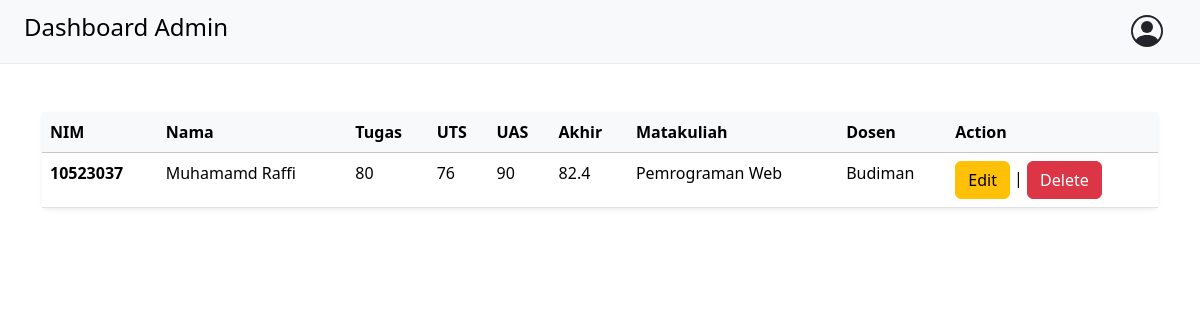
Page /admin/index.php (signed in) on the committed database.
### tables this page shows
CREATE TABLE `mahasiswa` (
  `nim` varchar(255) NOT NULL,
  `nama` varchar(255) NOT NULL,
  `jk` varchar(255) NOT NULL,
  `jurusan` varchar(255) NOT NULL,
  `password` varchar(255) NOT NULL,
  `role_id` int(11) DEFAULT 3
);

CREATE TABLE `nilai` (
  `tugas` int(255) DEFAULT NULL,
  `uts` int(255) DEFAULT NULL,
  `uas` int(255) DEFAULT NULL,
  `nim` varchar(255) DEFAULT NULL,
  `nip` varchar(255) DEFAULT NULL
);

CREATE TABLE `matakuliah` (
  `kode_matkul` varchar(255) NOT NULL,
  `nama_matkul` varchar(255) NOT NULL
);

CREATE TABLE `dosen` (
  `nip` varchar(255) NOT NULL,
  `nama` varchar(255) NOT NULL,
  `kode_matkul` varchar(255) NOT NULL,
  `password` varchar(255) NOT NULL,
  `role_id` int(11) DEFAULT 2
);

### admin/index.php (the view, shortened to what this page needs)
<?php
include "../koneksi.php";
$queryMhs = "SELECT
    m.nim,
    m.nama,
    n.tugas,
    n.uts,
    n.uas,
    (0.2 * n.tugas) + (0.4 * n.uts) + (0.4 * n.uas) AS nilai_akhir,
    mk.nama_matkul AS nama_matakuliah,
    d.nama AS nama_dosen,
    d.nip
FROM
    mahasiswa m
LEFT JOIN
    nilai n ON m.nim = n.nim
LEFT JOIN
    dosen d ON d.nip = n.nip
LEFT JOIN
    matakuliah mk ON d.kode_matkul = mk.kode_matkul";
$resultMhs = mysqli_query($conn, $queryMhs);
$countMhs = mysqli_num_rows($resultMhs);
?>
<!DOCTYPE html>
<html lang="en">
<head>
    <link href="https://cdn.jsdelivr.net/npm/bootstrap@5.3.3/dist/css/bootstrap.min.css" rel="stylesheet">
</head>
<body class="bg-body">
    <nav class="navbar border-bottom border-light-subtle bg-light">
        <div class="container-fluid px-4">
            <a class="navbar-brand" href="index.php">
                <h4>
                    Dashboard Admin
                </h4>
            </a>
            <button class="btn  d-flex items-center justify-content-center" type="button" data-bs-toggle="offcanvas" data-bs-target="#offcanvasRight" aria-controls="offcanvasRight"></button>
        </div>
    </nav>
    <div class="container  d-flex justify-content-center align-items-center pt-5 ">
        <?php
        if ($countMhs > 0) {
        ?>
            <table class="table  shadow-sm p-3 mb-5 rounded">
                <thead class="table-light">
                    <tr>
                        <th scope="col">NIM</th>
                        <th scope="col">Nama</th>
                        <th scope="col">Tugas</th>
                        <th scope="col">UTS</th>
                        <th scope="col">UAS</th>
                        <th scope="col">Akhir</th>
                        <th scope="col">Matakuliah</th>
                        <th scope="col">Dosen</th>
                        <th scope="col">Action</th>
                    </tr>
                </thead>
                <tbody>
                    <?php
                    while ($dataMhs = mysqli_fetch_array($resultMhs, MYSQLI_NUM)) {
                    ?>
                        <tr>
                            <th scope="row"><?php echo "$dataMhs[0]" ?></th>
                            <td><?php echo "$dataMhs[1]" ?></td>
                            <td><?php echo "$dataMhs[2]" ?></td>
                            <td><?php echo "$dataMhs[3]" ?></td>
                            <td><?php echo "$dataMhs[4]" ?></td>
                            <td><?php echo "$dataMhs[5]" ?></td>
                            <td><?php echo "$dataMhs[6]" ?></td>
                            <td><?php echo "$dataMhs[7]" ?></td>
                            <td>
                                <a href="edit.php?nim=<?php echo "$dataMhs[0]" ?>&nip=<?php echo "$dataMhs[8]" ?>" type="button" class="btn btn-warning <?php if ($dataMhs[3] == '') {
                                                                                                                                                            echo 'disabled';
                                                                                                                                                        } ?>">Edit</a>
                                |
                                <a href="delete.php?nim=<?php echo "$dataMhs[0]" ?>" type="button" class="btn btn-danger">Delete</a>
                            </td>
                        </tr>
                    <?php
                    }
                    ?>
                </tbody>
            </table>
        <?php
        } else {
            echo '<div class="alert alert-primary shadow-sm p-3 mb-5 rounded" role="alert">
                Data Masih Kosong <a href="add.php" class="alert-link">Isi Data Sekarang</a>
                </div>';
        }
        ?>
    </div>
</body>
</html>

### rows in the picture
mahasiswa: nim "10523037", nama "Muhamamd Raffi", nilai.tugas "80", nilai.uts "76", nilai.uas "90", dataMhs "82.4", matakuliah.nama_matkul "Pemrograman Web", dosen.nama "Budiman"
